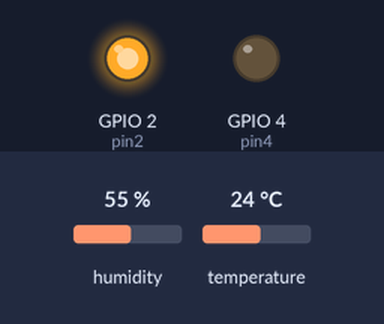
Simulated run of this program. Board: ESP32 board running MicroPython. On the bench: output pins drawn as LEDs (lit = HIGH). The inputs (shaded band) are chosen by the test bench; at power-on: humidity 55 %, temperature 24 °C. WiFi joins after 1.5 s; no MQTT or app messages arrive unless stated; library files of the repository ran but are not shown: 1 file(s); what the program prints to the serial console is not drawn.

Above: at 7.1 s.
At 12.63 s:
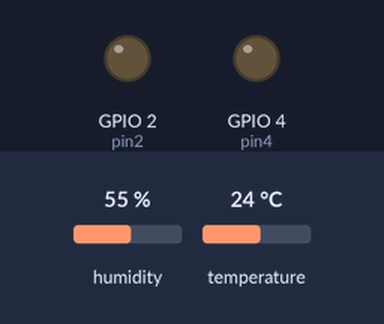
Timing chart, 0 to 15.2 s (numbered marks = the images above):
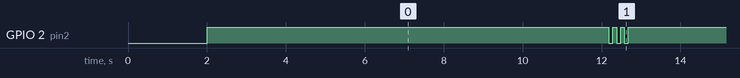

Measured:
- by itself, GPIO 2 (pin2): repeats every 10.0 s: 2 × (HIGH 0.10 s, LOW 0.10 s), HIGH 9.5 s, LOW 0.10 s
- by itself, everything shown: repeats every 10.0 s, in 6 steps

The program:

main.py
```python
from wifi import Wifi
from led import LED
from umqtt_simple import MQTTClient
from machine import Pin
from machine import Timer
import machine
import dht
import json
import time
import ubinascii

MQTT_SERVER = '223.99.228.240'
MQTT_PORT = 11883
# MQTT_SERVER = '192.168.1.101'
# MQTT_PORT = 1883
# MQTT_CLIENT_ID = '3571116'  # 客户端的ID
MQTT_CLIENT_ID = ubinascii.hexlify(machine.unique_id())

MQTT_USERNAME = 'kAZDgUfD'
MQTT_PASSWORD = '1562723342481948673'

MQTT_TOPIC_LAST_WILL = b'esp32/will/3571116'

MQTT_TOPIC_DHT = b'esp32/dht22/3571116'
MQTT_TOPIC_LED = b'esp32/led/3571116'

mqtt_client = None

is_connected = False


def heartbeat_timer(my_timer: Timer):
    try:
        dht22.measure()
        print(dht22.temperature())
        print(dht22.humidity())

        d1 = {
            "deviceSn": MQTT_CLIENT_ID,
            "temperature": dht22.temperature(),
            "humidity": dht22.humidity()
        }

        j1 = json.dumps(d1)
        print(j1)
        mqtt_client.publish(MQTT_TOPIC_DHT, j1)
        LED.pin2_blink_on()
    except OSError as e:
        print(e)
        my_timer.deinit()


def sub_cb(topic, msg):
    print('Received Message %s from topic %s' % (msg, topic))

    msg = json.loads(msg)
    if msg['ledStatus'] == 'ON':
        LED.pin4_on()
        print('Led on')
    if msg['ledStatus'] == "OFF":
        LED.pin4_off()
        print('Led off')


is_connected = Wifi.do_connect()
if is_connected:
    LED.pin2_on()

    mqtt_client = MQTTClient(MQTT_CLIENT_ID, MQTT_SERVER, MQTT_PORT, MQTT_USERNAME, MQTT_PASSWORD, 30)
    mqtt_client.connect()
    mqtt_client.set_callback(sub_cb)
    mqtt_client.subscribe(MQTT_TOPIC_LED)

    dht22 = dht.DHT22(Pin(15))

    timer0 = Timer(0)
    timer0.init(period=10000, mode=Timer.PERIODIC, callback=heartbeat_timer)

    while True:
        try:
            mqtt_client.check_msg()
        except OSError as e:
            print(e)
else:
    print('wifi not connected')
```

wifi.py
```python
import network
import time


class Wifi:
    wifi = network.WLAN(network.STA_IF)

    @classmethod
    def do_connect(cls) -> bool:
        if not cls.wifi.isconnected():
            cls.wifi.active(True)
            # cls.wifi.connect("qnaiot", "qingniao2022")
            cls.wifi.connect("Xiaomi_F285", "STC12C5A")

            for i in range(20):
                print('等待连接...{}'.format(i))
                if cls.wifi.isconnected():
                    print('network config:', cls.wifi.ifconfig())
                    break

                time.sleep(1)
        else:
            print('network config:', cls.wifi.ifconfig())

        return cls.wifi.isconnected()
```

led.py
```python
from machine import Pin
import time


class LED:
    # 对应模块蓝色led
    pin2 = Pin(2, Pin.OUT)
    # 对应模块针脚D4
    pin4 = Pin(4, Pin.OUT)

    def __init__(self, pin: int):
        self.pin = Pin(pin, Pin.OUT)

    def on(self):
        self.pin.on()

    def off(self):
        self.pin.off()

    @classmethod
    def pin2_on(cls):
        cls.pin2.on()

    @classmethod
    def pin2_off(cls):
        cls.pin2.off()

    @classmethod
    def pin2_blink_on(cls):
        for i in range(0, 3):
            cls.pin2.off()
            time.sleep(0.1)
            cls.pin2.on()
            time.sleep(0.1)

    @classmethod
    def pin2_blink_off(cls):
        for i in range(0, 3):
            cls.pin2.on()
            time.sleep(0.1)
            cls.pin2.off()
            time.sleep(0.1)

    @classmethod
    def pin4_on(cls):
        cls.pin4.on()

    @classmethod
    def pin4_off(cls):
        cls.pin4.off()
```
